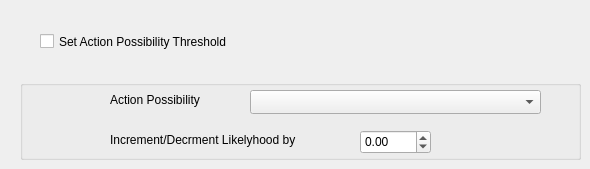
     <widget class="QWidget" name="tab_11">
      <attribute name="title">
       <string>Sienna GUI</string>
      </attribute>
      <widget class="QCheckBox" name="apCheckBox">
       <property name="geometry">
        <rect>
         <x>40</x>
         <y>30</y>
         <width>221</width>
         <height>23</height>
        </rect>
       </property>
       <property name="text">
        <string>Set Action Possibility Threshold </string>
       </property>
      </widget>
      <widget class="QGroupBox" name="apGroupBox">
       <property name="geometry">
        <rect>
         <x>20</x>
         <y>80</y>
         <width>561</width>
         <height>80</height>
        </rect>
       </property>
       <property name="title">
        <string/>
       </property>
       <widget class="QLabel" name="label_28">
        <property name="geometry">
         <rect>
          <x>90</x>
          <y>50</y>
          <width>231</width>
          <height>20</height>
         </rect>
        </property>
        <property name="text">
         <string>Increment/Decrment Likelyhood by</string>
        </property>
       </widget>
       <widget class="QDoubleSpinBox" name="apSpinBox">
        <property name="geometry">
         <rect>
          <x>340</x>
          <y>50</y>
          <width>71</width>
          <height>24</height>
         </rect>
        </property>
        <property name="minimum">
         <double>-10.000000000000000</double>
        </property>
        <property name="maximum">
         <double>10.000000000000000</double>
        </property>
       </widget>
       <widget class="QComboBox" name="apComboBox">
        <property name="geometry">
         <rect>
          <x>230</x>
          <y>10</y>
          <width>291</width>
          <height>24</height>
         </rect>
        </property>
       </widget>
       <widget class="QLabel" name="label_29">
        <property name="geometry">
         <rect>
          <x>90</x>
          <y>10</y>
          <width>111</width>
          <height>20</height>
         </rect>
        </property>
        <property name="text">
         <string>Action Possibility</string>
        </property>
       </widget>
      </widget>
     </widget>
